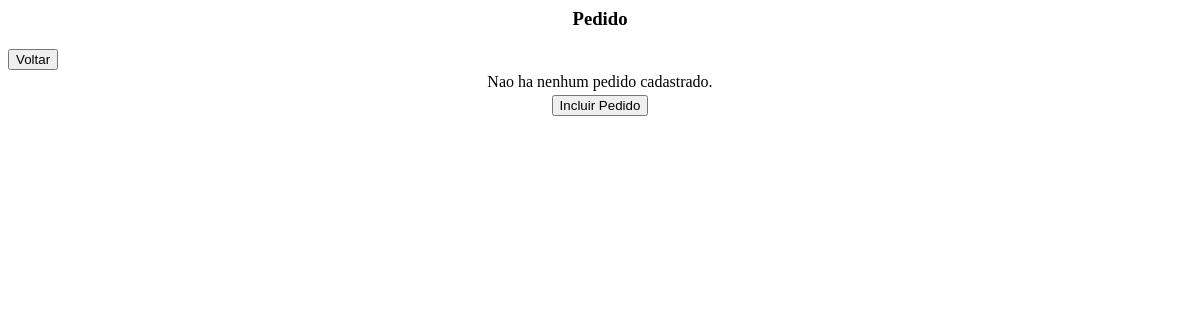
Before: /listar_pedido.php with the older database file.
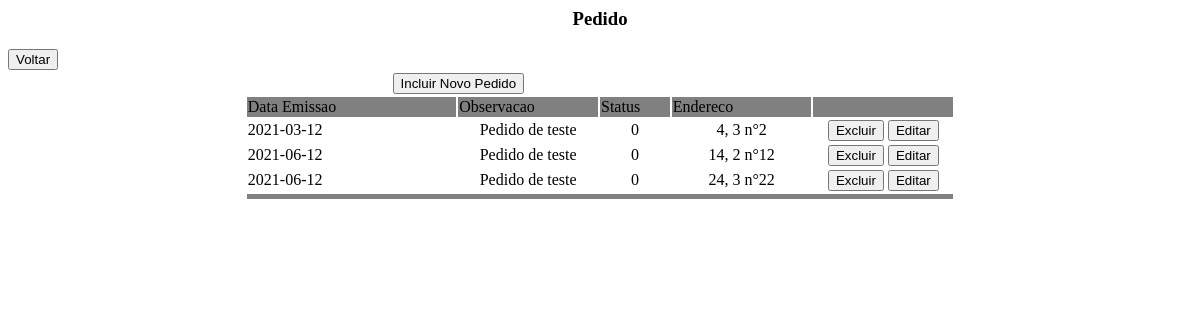
After: the same page with the newer database file.
### tables this page shows
CREATE TABLE Pedido (
	idPedido			INT				NOT NULL AUTO_INCREMENT,
    observacao			VARCHAR(256)	NULL,
    data_emissao		DATE			NOT NULL,
    status_pagamento	TINYINT			NOT NULL,
    logradouro_entrega	VARCHAR(50)		NOT NULL,
    cep_entrega			VARCHAR(8)		NOT NULL,
    numero_entrega		INT 			NOT NULL,
    bairro_entrega		VARCHAR(30)		NOT NULL,
    data_entrega		DATE			NOT NULL,
    idFilial			INT				NOT NULL,
    idEntregador		INT				NOT NULL,
    idComprador			INT				NOT NULL,
    CONSTRAINT pk_pedido PRIMARY KEY (idPedido)
);

### listar_pedido.php (the view, shortened to what this page needs)
<html>
<head>
</head>
<body>
    <center>
        <h3>Pedido</h3>
    </center>
    <form name="form1" method="POST" action="form_incluir_pedido.php">
        <input type="button" value="Voltar" onclick="location.href='index.php'">
        <table border="0" align="center" width="60%">
            <?php
            include("./config.php");
            $con = mysqli_connect($host, $login, $senha, $bd);
            $sql = "SELECT * FROM pedido ORDER BY data_emissao";
            $tabela = mysqli_query($con, $sql);
            if (mysqli_num_rows($tabela) == 0) {
            ?>
                <tr>
                    <td align="center">Nao ha nenhum pedido cadastrado.</td>
                </tr>
                <tr>
                    <td align="center"><input type="submit" value="Incluir Pedido"></td>
                </tr>
            <?php
            } else {
            ?>
                <tr>
                    <td colspan="3" align="center"><input type="submit" value="Incluir Novo Pedido"></td>
                </tr>
                <tr bgcolor="grey">
                    <td width="30%">Data Emissao</td>
                    <td width="20%">Observacao</td>
                    <td width="10%">Status</td>
                    <td width="20%">Endereco</td>
                    <td width="30%"></td>
                </tr>
                <?php
                while ($dados = mysqli_fetch_row($tabela)) {
                ?>
                    <tr>
                        <td><?php echo $dados[2]; ?></td>
                        <td align="center"><?php echo $dados[1]; ?></td>
                        <td align="center"><?php echo $dados[3]; ?></td>
                        <td align="center"><?php echo $dados[10] . ", " . $dados[9] . " n°" . $dados[11]; ?></td>
                        <td align="center">
                            <input type="button" value="Excluir" onclick="location.href='excluir_pedido.php?idPedido=<?php echo $dados[0]; ?>'">
                            <input type="button" value="Editar" onclick="location.href='form_incluir_pedido.php?idPedido=<?php echo $dados[0]; ?>'">
                        </td>
                    </tr>
                <?php
                }
                ?>
                <tr bgcolor="grey">
                    <td colspan="5" height="5"></td>
                </tr>
            <?php
            }
            ?>
        </table>
    </form>
</body>
</html>

Changed rows visible on the page:
added pedido: data_emissao "2021-03-12", observacao "Pedido de teste", status_pagamento "0", idEntregador "4", idFilial "3", idComprador "2"
added pedido: data_emissao "2021-06-12", observacao "Pedido de teste", status_pagamento "0", idEntregador "14", idFilial "2", idComprador "12"
added pedido: data_emissao "2021-06-12", observacao "Pedido de teste", status_pagamento "0", idEntregador "24", idFilial "3", idComprador "22"
Other visible differences:
form field value: (not shown) → "Incluir Novo Pedido"
form field value: "Incluir Pedido" → (not shown)
text no longer shown: "Nao ha nenhum pedido cadastrado."
text now shown: "Data Emissao Observacao Status Endereco"
